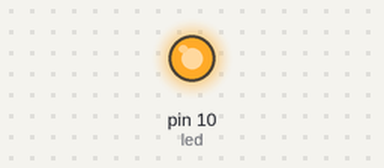
This sketch was run on a simulated Arduino Uno, built with avr-gcc and run on an emulated ATmega328P. On the bench: output pins drawn as LEDs (lit = HIGH).

Above: at 0.1 s.
At 36.75 s:
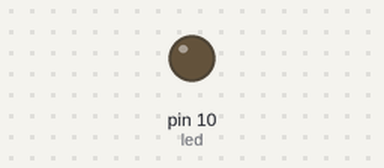
Timing chart, 0 to 38.3 s (numbered marks = the images above):
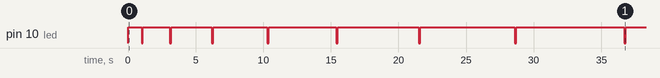

The sketch:

EncendidoLed.ino
```cpp
int led = 10;
void setup() {
  // put your setup code here, to run once:
pinMode(led,OUTPUT);
Serial.begin(9600);
}

void loop() {
  // put your main code here, to run repeatedly:
for (int j=1;j<=100;j++)
{
digitalWrite(led,HIGH);
delay(1000*j);
digitalWrite(led,LOW);
delay(100);
}
}
```

Measured:
- by itself, pin 10 (led): LOW → HIGH at 0.00 s, → LOW 1.0 s later, → HIGH 0.10 s later, → LOW 2.0 s later, … (17 changes in this stretch)
